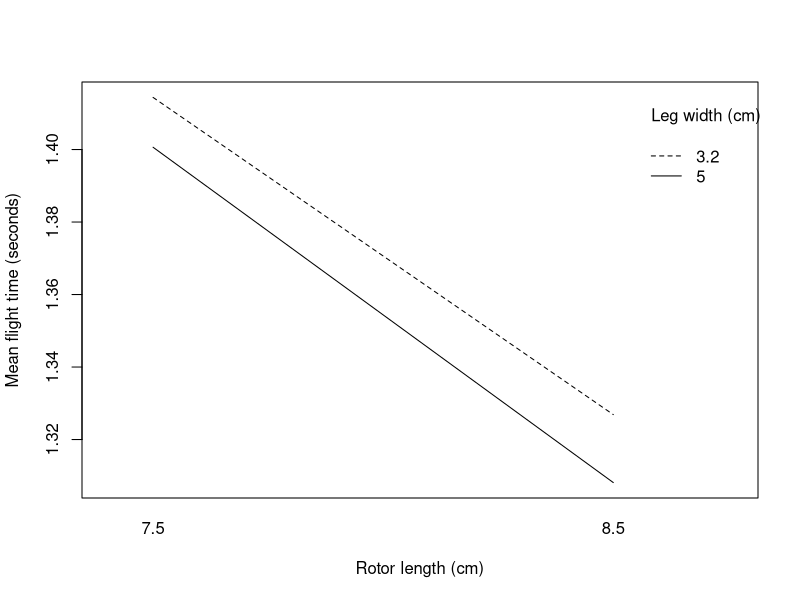
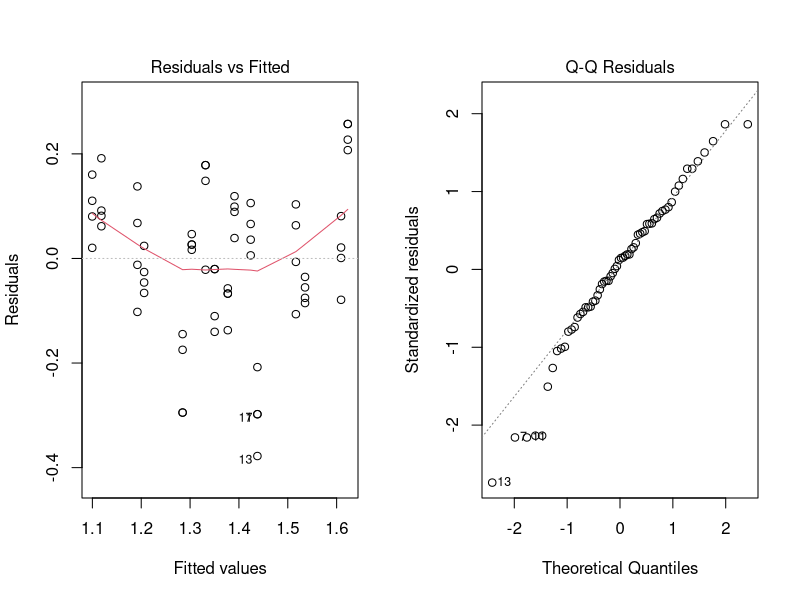

Source code (R) for these figures, in order:
## ---- chunk 1
knitr::opts_chunk$set(echo = TRUE, message = FALSE, warning = FALSE)
## ---- chunk 2
d <- read.csv("helicopter_data.csv", stringsAsFactors = FALSE)
stopifnot(nrow(d) == 64, !anyNA(d$flight_time),
          is.numeric(d$flight_time), all(d$flight_time > 0))
stopifnot(all(table(interaction(d$rotor_cm, d$leg_length_cm,
                              d$leg_width_cm, d$paperclip)) == 4))

# Effects coding, using the levels given in the instructions.
d$R <- ifelse(d$rotor_cm == 8.5, 1, -1)
d$L <- ifelse(d$leg_length_cm == 12, 1, -1)
d$W <- ifelse(d$leg_width_cm == 5, 1, -1)
d$C <- ifelse(d$paperclip == "Yes", 1, -1)
## ---- chunk 3
cell <- aggregate(flight_time ~ rotor_cm + leg_length_cm +
                    leg_width_cm + paperclip, data = d,
                  FUN = function(x) c(n = length(x), mean = mean(x),
                                       sd = sd(x)))
cell <- data.frame(cell[1:4], cell$flight_time)
cell$se <- cell$sd / sqrt(cell$n)
cell$lower95 <- cell$mean - qt(.975, df = cell$n - 1) * cell$se
cell$upper95 <- cell$mean + qt(.975, df = cell$n - 1) * cell$se
cell <- cell[order(-cell$mean), ]
print(cell, row.names = FALSE)
## ---- chunk 4
fit <- lm(flight_time ~ R + L + W + C + R:W, data = d)
summary(fit)

# Convert regression coefficients to effects in seconds.
# R, L, W, C: average high-minus-low differences (2 * coefficient).
# R:W: difference of rotor effects (high width minus low width) (4 * coefficient).
coef_table <- summary(fit)$coefficients
ci <- confint(fit, level = 0.95)
effect_names <- c("R", "L", "W", "C", "R:W")
multipliers <- c(2, 2, 2, 2, 4)
effects <- data.frame(
  effect = c("Rotor length (high - low)", "Leg length (high - low)",
             "Leg width (high - low)", "Paper clip (Yes - No)",
             "Rotor x leg-width interaction"),
  estimate_seconds = coef(fit)[effect_names] * multipliers,
  lower95 = ci[effect_names, 1] * multipliers,
  upper95 = ci[effect_names, 2] * multipliers,
  row.names = NULL
)
print(effects, row.names = FALSE)
## ---- chunk 5
interaction.plot(x.factor = d$rotor_cm, trace.factor = d$leg_width_cm,
                 response = d$flight_time, fun = mean,
                 xlab = "Rotor length (cm)", ylab = "Mean flight time (seconds)",
                 trace.label = "Leg width (cm)")

par(mfrow = c(1, 2))
plot(fit, which = 1) # Residuals vs fitted
plot(fit, which = 2) # Normal Q-Q
par(mfrow = c(1, 1))
## ---- chunk 6
# Ranking by raw observed means (and their condition-specific 95% CIs).
print(cell[, c("rotor_cm", "leg_length_cm", "leg_width_cm", "paperclip",
               "mean", "lower95", "upper95")], row.names = FALSE)

# Model-predicted mean for each of the 16 tested combinations.
newdesign <- unique(d[, c("rotor_cm", "leg_length_cm", "leg_width_cm",
                          "paperclip", "R", "L", "W", "C")])
pred <- predict(fit, newdata = newdesign, interval = "confidence",
                level = 0.95)
recommendations <- cbind(newdesign[, 1:4], as.data.frame(pred))
recommendations <- recommendations[order(-recommendations$fit), ]
print(recommendations, row.names = FALSE)
